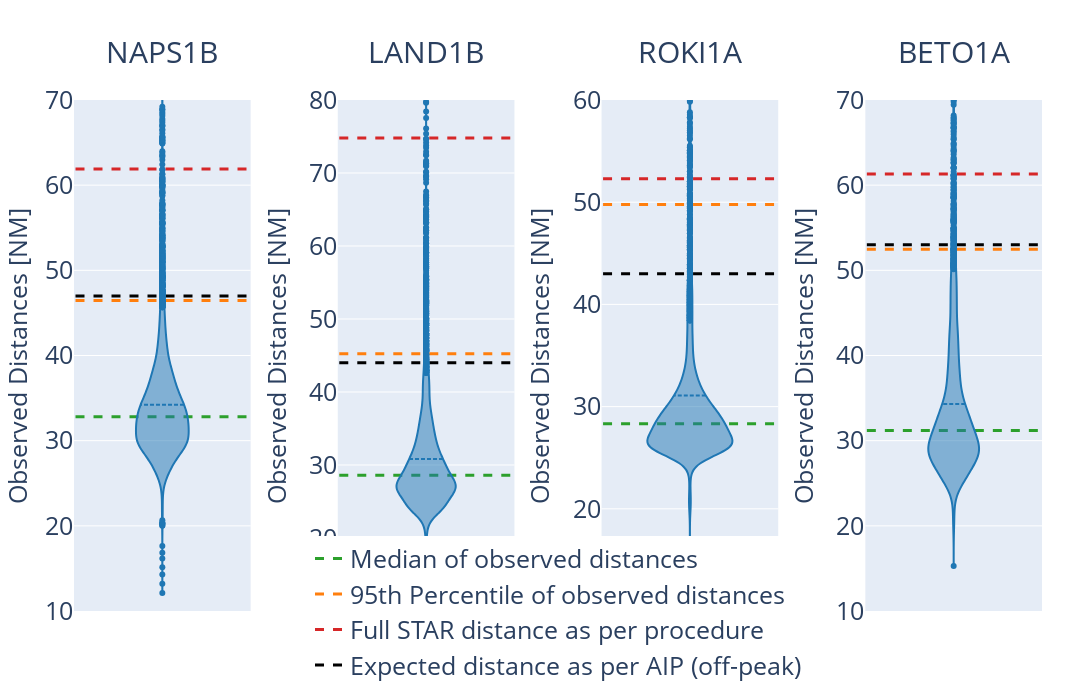

The notebook cell this image was saved under:
### Markdown cell above
***
### Overall distribution
***

### Code cell
# Import of data
df = pd.read_parquet("/home/jan/STAR_shortcut_OSN_paper/data/EDDM/landing_df.parquet")

# Define the full STAR distances for each STAR
stars = {
    'NAPS1B': 61.9,
    'LAND1B': 74.8,
    'ROKI1A': 52.3,
    'BETO1A': 61.3
}

expected = {
    'NAPS1B': 47,
    'LAND1B': 44,
    'ROKI1A': 43,
    'BETO1A': 53
}

yranges = {
    'NAPS1B': [10, 70],
    'LAND1B': [10, 80],
    'ROKI1A': [10, 60],
    'BETO1A': [10, 70]
}

# Create the subplots with a 1x4 grid (1 row, 4 columns)
fig = make_subplots(
    rows=1, cols=4, 
    shared_xaxes=True,
    horizontal_spacing=0.09,
    subplot_titles=list(stars.keys()),
)

# Loop over each star to generate the subplots
for i, (star, star_distance) in enumerate(stars.items()):
    col = i + 1
    
    # Retrieve the data for the specific star and remove outliers
    temp_df = df.query(f"star == '{star}' and distance < 150 and distance > 10")

    # Calculate the 95th percentile and median for the specific star
    percentile_95 = np.percentile(temp_df.distance, 95)
    median = np.median(temp_df.distance)

    # Add the violin plot for the star
    fig.add_trace(
        go.Violin(
            y=temp_df.distance,
            line_color='#1f77b4',
            meanline_visible=True,
            spanmode='hard',
            name="",
            showlegend=False,
        ),
        row=1, col=col
    )

    # Update the y-axis range
    fig.update_yaxes(
        range=yranges[star],
        col=col,
    )

    # Add the median of the observed distances as a horizontal line (overlay)
    fig.add_shape(
        type="line",
        xref=f"x{col}",
        yref=f"y{col}",
        x0=-0.5, x1=0.5,
        y0=median, y1=median,
        line=dict(color="#2ca02c", width=3, dash="dash"),
        layer="below",
    )

    # Add the 95th percentile as a horizontal line (overlay)
    fig.add_shape(
        type="line",
        xref=f"x{col}",
        yref=f"y{col}",
        x0=-0.5, x1=0.5,
        y0=percentile_95, y1=percentile_95,
        line=dict(color="#ff7f0e", width=3, dash="dash"),
        layer="below",
    )

    # Add the full STAR distance as a horizontal line (overlay)
    fig.add_shape(
        type="line",
        xref=f"x{col}",
        yref=f"y{col}",
        x0=-0.5, x1=0.5,
        y0=star_distance, y1=star_distance,
        line=dict(color="#d62728", width=3, dash="dash"),
        layer="below",
    )

    # Add the expected distance as a horizontal line (overlay)
    fig.add_shape(
        type="line",
        xref=f"x{col}",
        yref=f"y{col}",
        x0=-0.5, x1=0.5,
        y0=expected[star], y1=expected[star],
        line=dict(color="black", width=3, dash="dash"),
        layer="below",
    )

# Add dummy traces for the legend
fig.add_trace(
    go.Scatter(
        x=[None], y=[None],
        mode="lines",
        line=dict(color="#2ca02c", width=3, dash="dash"),
        name="Median of observed distances "
    )
)

fig.add_trace(
    go.Scatter(
        x=[None], y=[None],
        mode="lines",
        line=dict(color="#ff7f0e", width=3, dash="dash"),
        name="95th Percentile of observed distances "
    )
)

fig.add_trace(
    go.Scatter(
        x=[None], y=[None],
        mode="lines",
        line=dict(color="#d62728", width=3, dash="dash"),
        name="Full STAR distance as per procedure "
    )
)

fig.add_trace(
    go.Scatter(
        x=[None], y=[None],
        mode="lines",
        line=dict(color="black", width=3, dash="dash"),
        name="Expected distance as per AIP (off-peak)"
    )
)

# Update layout
fig.update_layout(
    height=700,
    width=2000,
    margin=dict(l=50, r=50, t=100, b=50),
    legend=dict(
        orientation="h",
        yanchor="bottom",
        y=-0.15,
        xanchor="center",
        x=0.5,
        font=dict(size=25)
    ),
    annotations=[dict(font=dict(size=30), y=1.05)],
)

# Update shared y-axis label
fig.update_yaxes(title_text="Observed Distances [NM]", titlefont=dict(size=25), tickfont=dict(size=25))

# Update x-axis label size
fig.update_xaxes(
    tickfont=dict(size=25)
)

# Show the figure
fig.show()

### Figure 1 — Plotly figure (JSON) as saved in the notebook; plotly's stock layout.template omitted (floating-point values rounded to 4 significant figures; data arrays with more than 128 entries replaced by an {"elided": "..."} marker saying what was removed)
{"data": [{"line": {"color": "#1f77b4"}, "meanline": {"visible": true}, "name": "", "showlegend": false, "spanmode": "hard", "type": "violin", "xaxis": "x", "y": {"elided": "7323 float values"}, "yaxis": "y"}, {"line": {"color": "#1f77b4"}, "meanline": {"visible": true}, "name": "", "showlegend": false, "spanmode": "hard", "type": "violin", "xaxis": "x2", "y": {"elided": "8260 float values"}, "yaxis": "y2"}, {"line": {"color": "#1f77b4"}, "meanline": {"visible": true}, "name": "", "showlegend": false, "spanmode": "hard", "type": "violin", "xaxis": "x3", "y": {"elided": "2460 float values"}, "yaxis": "y3"}, {"line": {"color": "#1f77b4"}, "meanline": {"visible": true}, "name": "", "showlegend": false, "spanmode": "hard", "type": "violin", "xaxis": "x4", "y": {"elided": "4048 float values"}, "yaxis": "y4"}, {"line": {"color": "#2ca02c", "dash": "dash", "width": 3}, "mode": "lines", "name": "Median of observed distances ", "type": "scatter", "x": [null], "y": [null]}, {"line": {"color": "#ff7f0e", "dash": "dash", "width": 3}, "mode": "lines", "name": "95th Percentile of observed distances ", "type": "scatter", "x": [null], "y": [null]}, {"line": {"color": "#d62728", "dash": "dash", "width": 3}, "mode": "lines", "name": "Full STAR distance as per procedure ", "type": "scatter", "x": [null], "y": [null]}, {"line": {"color": "black", "dash": "dash", "width": 3}, "mode": "lines", "name": "Expected distance as per AIP (off-peak)", "type": "scatter", "x": [null], "y": [null]}], "layout": {"annotations": [{"font": {"size": 30}, "showarrow": false, "text": "NAPS1B", "x": 0.09125, "xanchor": "center", "xref": "paper", "y": 1.05, "yanchor": "bottom", "yref": "paper"}, {"font": {"size": 30}, "showarrow": false, "text": "LAND1B", "x": 0.3637, "xanchor": "center", "xref": "paper", "y": 1.05, "yanchor": "bottom", "yref": "paper"}, {"font": {"size": 30}, "showarrow": false, "text": "ROKI1A", "x": 0.6362, "xanchor": "center", "xref": "paper", "y": 1.05, "yanchor": "bottom", "yref": "paper"}, {"font": {"size": 30}, "showarrow": false, "text": "BETO1A", "x": 0.9087, "xanchor": "center", "xref": "paper", "y": 1.05, "yanchor": "bottom", "yref": "paper"}], "height": 700, "legend": {"font": {"size": 25}, "orientation": "h", "x": 0.5, "xanchor": "center", "y": -0.15, "yanchor": "bottom"}, "margin": {"b": 50, "l": 50, "r": 50, "t": 100}, "shapes": [{"layer": "below", "line": {"color": "#2ca02c", "dash": "dash", "width": 3}, "type": "line", "x0": -0.5, "x1": 0.5, "xref": "x", "y0": 32.8, "y1": 32.8, "yref": "y"}, {"layer": "below", "line": {"color": "#ff7f0e", "dash": "dash", "width": 3}, "type": "line", "x0": -0.5, "x1": 0.5, "xref": "x", "y0": 46.45, "y1": 46.45, "yref": "y"}, {"layer": "below", "line": {"color": "#d62728", "dash": "dash", "width": 3}, "type": "line", "x0": -0.5, "x1": 0.5, "xref": "x", "y0": 61.9, "y1": 61.9, "yref": "y"}, {"layer": "below", "line": {"color": "black", "dash": "dash", "width": 3}, "type": "line", "x0": -0.5, "x1": 0.5, "xref": "x", "y0": 47, "y1": 47, "yref": "y"}, {"layer": "below", "line": {"color": "#2ca02c", "dash": "dash", "width": 3}, "type": "line", "x0": -0.5, "x1": 0.5, "xref": "x2", "y0": 28.61, "y1": 28.61, "yref": "y2"}, {"layer": "below", "line": {"color": "#ff7f0e", "dash": "dash", "width": 3}, "type": "line", "x0": -0.5, "x1": 0.5, "xref": "x2", "y0": 45.23, "y1": 45.23, "yref": "y2"}, {"layer": "below", "line": {"color": "#d62728", "dash": "dash", "width": 3}, "type": "line", "x0": -0.5, "x1": 0.5, "xref": "x2", "y0": 74.8, "y1": 74.8, "yref": "y2"}, {"layer": "below", "line": {"color": "black", "dash": "dash", "width": 3}, "type": "line", "x0": -0.5, "x1": 0.5, "xref": "x2", "y0": 44, "y1": 44, "yref": "y2"}, {"layer": "below", "line": {"color": "#2ca02c", "dash": "dash", "width": 3}, "type": "line", "x0": -0.5, "x1": 0.5, "xref": "x3", "y0": 28.31, "y1": 28.31, "yref": "y3"}, {"layer": "below", "line": {"color": "#ff7f0e", "dash": "dash", "width": 3}, "type": "line", "x0": -0.5, "x1": 0.5, "xref": "x3", "y0": 49.78, "y1": 49.78, "yref": "y3"}, {"layer": "below", "line": {"color": "#d62728", "dash": "dash", "width": 3}, "type": "line", "x0": -0.5, "x1": 0.5, "xref": "x3", "y0": 52.3, "y1": 52.3, "yref": "y3"}, {"layer": "below", "line": {"color": "black", "dash": "dash", "width": 3}, "type": "line", "x0": -0.5, "x1": 0.5, "xref": "x3", "y0": 43, "y1": 43, "yref": "y3"}, {"layer": "below", "line": {"color": "#2ca02c", "dash": "dash", "width": 3}, "type": "line", "x0": -0.5, "x1": 0.5, "xref": "x4", "y0": 31.2, "y1": 31.2, "yref": "y4"}, {"layer": "below", "line": {"color": "#ff7f0e", "dash": "dash", "width": 3}, "type": "line", "x0": -0.5, "x1": 0.5, "xref": "x4", "y0": 52.48, "y1": 52.48, "yref": "y4"}, {"layer": "below", "line": {"color": "#d62728", "dash": "dash", "width": 3}, "type": "line", "x0": -0.5, "x1": 0.5, "xref": "x4", "y0": 61.3, "y1": 61.3, "yref": "y4"}, {"layer": "below", "line": {"color": "black", "dash": "dash", "width": 3}, "type": "line", "x0": -0.5, "x1": 0.5, "xref": "x4", "y0": 53, "y1": 53, "yref": "y4"}], "width": 2000, "xaxis": {"anchor": "y", "domain": [0, 0.1825], "tickfont": {"size": 25}}, "xaxis2": {"anchor": "y2", "domain": [0.2725, 0.455], "tickfont": {"size": 25}}, "xaxis3": {"anchor": "y3", "domain": [0.545, 0.7275], "tickfont": {"size": 25}}, "xaxis4": {"anchor": "y4", "domain": [0.8175, 1], "tickfont": {"size": 25}}, "yaxis": {"anchor": "x", "domain": [0, 1], "range": [10, 70], "tickfont": {"size": 25}, "title": {"font": {"size": 25}, "text": "Observed Distances [NM]"}}, "yaxis2": {"anchor": "x2", "domain": [0, 1], "range": [10, 80], "tickfont": {"size": 25}, "title": {"font": {"size": 25}, "text": "Observed Distances [NM]"}}, "yaxis3": {"anchor": "x3", "domain": [0, 1], "range": [10, 60], "tickfont": {"size": 25}, "title": {"font": {"size": 25}, "text": "Observed Distances [NM]"}}, "yaxis4": {"anchor": "x4", "domain": [0, 1], "range": [10, 70], "tickfont": {"size": 25}, "title": {"font": {"size": 25}, "text": "Observed Distances [NM]"}}}}
